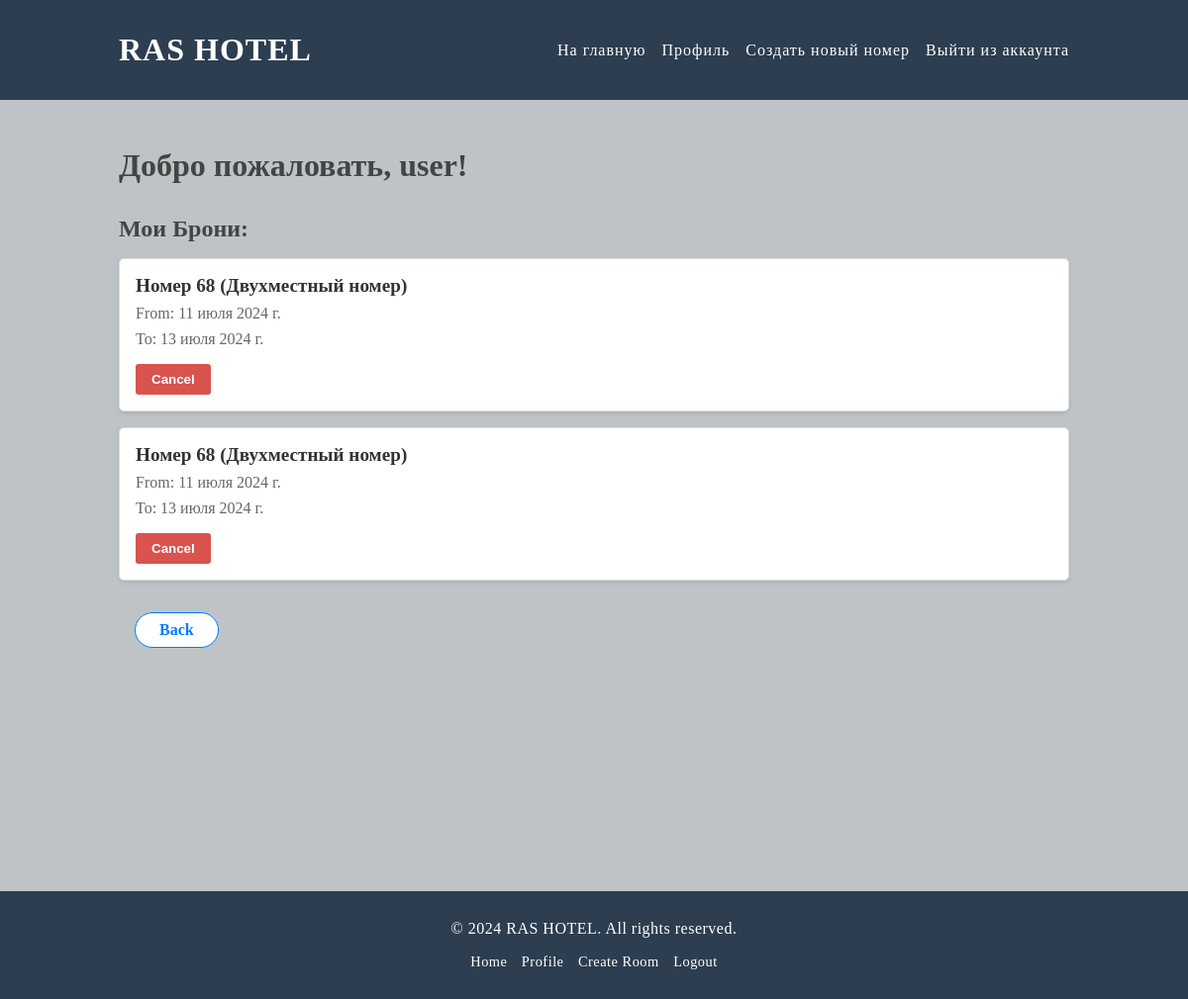
The page /profile/ (signed in) on the database as committed earlier.
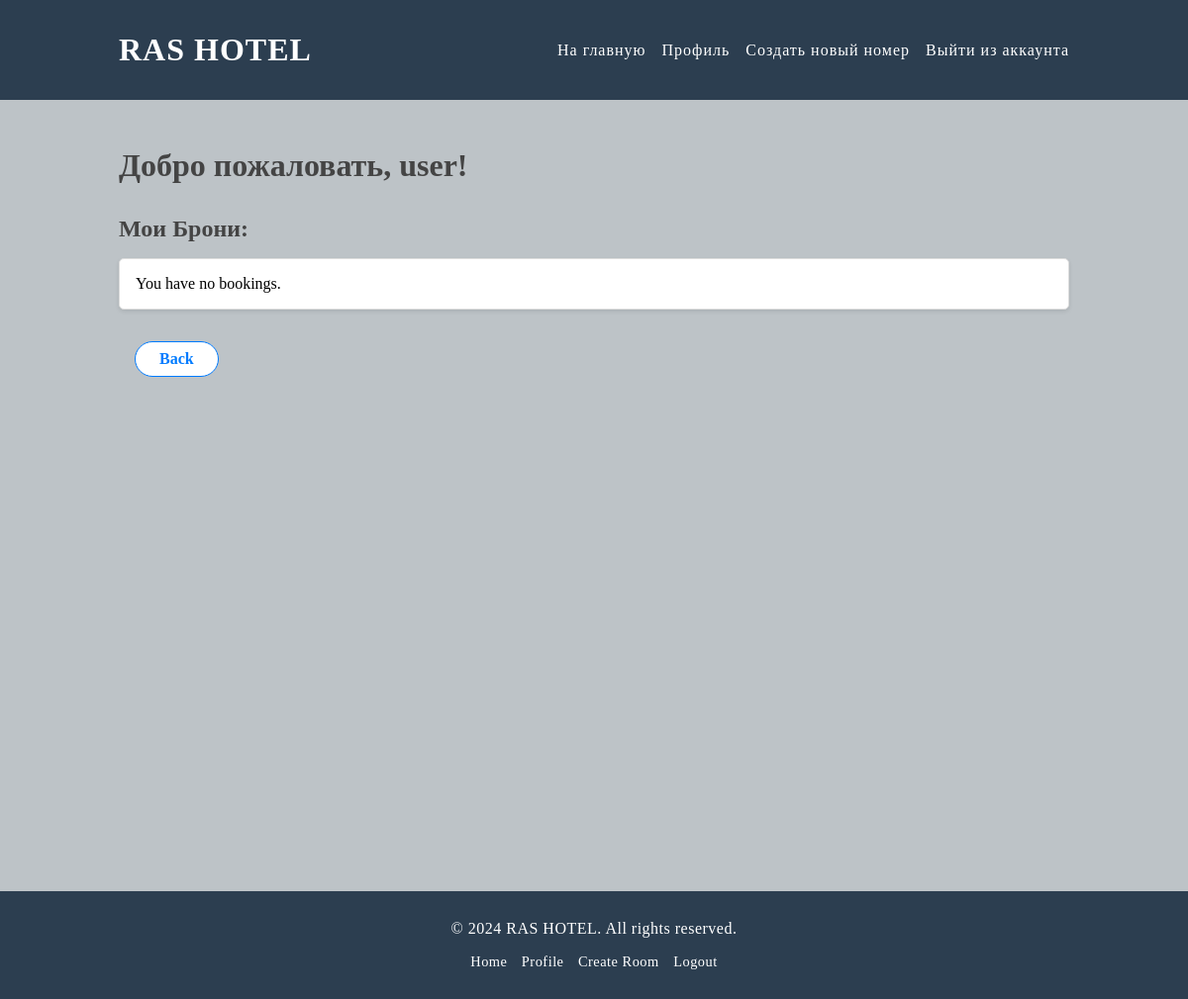
The same page on the database as committed later.
### booking_app/models.py (models this page shows, shortened)
class Booking(models.Model):
    entry_date = models.DateField()
    left_date = models.DateField()
    hotel_room = models.ForeignKey(
        HotelRoom,
        on_delete=models.CASCADE,
        related_name='booking'
    )
    user = models.ManyToManyField(
        User,
        related_name='booking'
    )

class HotelRoom(models.Model):
    room = models.CharField(
        max_length=100
    )
    type = [
        ('S', 'Одноместный номер'),
        ('M', 'Двухместный номер'),
        ('B', 'Трехместный номер')
    ]
    type_of_room = models.CharField(
        max_length=100,
        choices=type
    )
    price = models.PositiveIntegerField()
    description = models.TextField()
    image = models.ImageField(
        upload_to='images/rooms'
    )
    slug = models.SlugField(
        unique=True
    )

### booking_app/views.py (the view)
# urls.py: path('profile/', profile, name='profile'),
def profile(request):
    bookings = request.user.booking.all()
    return render(
        request,
        'booking_app/Profile.html',
        context={
            'bookings': bookings
        }
    )

### booking_app/templates/booking_app/Profile.html (shortened to what this page needs)
{% extends 'booking_app/layouts/base.html' %}
{% load static %}
{% block css %}
    <link rel="stylesheet" href="{% static 'css/profile.css' %}">
{% endblock %}
{% block content %}
<section class="user-profile">
    <h1>Добро пожаловать, {{ request.user.username }}!</h1>
</section>
<section class="user-bookings">
    <h2>Мои Брони:</h2>
    <ul>
        {% for booking in bookings %}
            <li>
                <article class="booking-item">
                    <h3>{{ booking.hotel_room.room }} ({{ booking.hotel_room.get_type_of_room_display }})</h3>
                    <p>From: {{ booking.entry_date }}</p>
                    <p>To: {{ booking.left_date }}</p>
                    <form action="{% url 'cancel_booking' booking.id %}" method="post">
                        <button type="submit">Cancel</button>
                    </form>
                </article>
            </li>
        {% empty %}
            <li>You have no bookings.</li>
        {% endfor %}
    </ul>
</section>
<a href="{% url 'list_of_rooms' %}" class="btn btn-back">Back</a>
{% endblock %}

Rows that differ between the two databases and show on the page:
removed Booking: hotel_room.room "Номер 68", hotel_room.type_of_room "Двухместный номер", entry_date "11 июля 2024 г.", left_date "13 июля 2024 г."
removed Booking: hotel_room.room "Номер 68", hotel_room.type_of_room "Двухместный номер", entry_date "11 июля 2024 г.", left_date "13 июля 2024 г."
Other text that changed with them:
text now shown: "You have no bookings."
